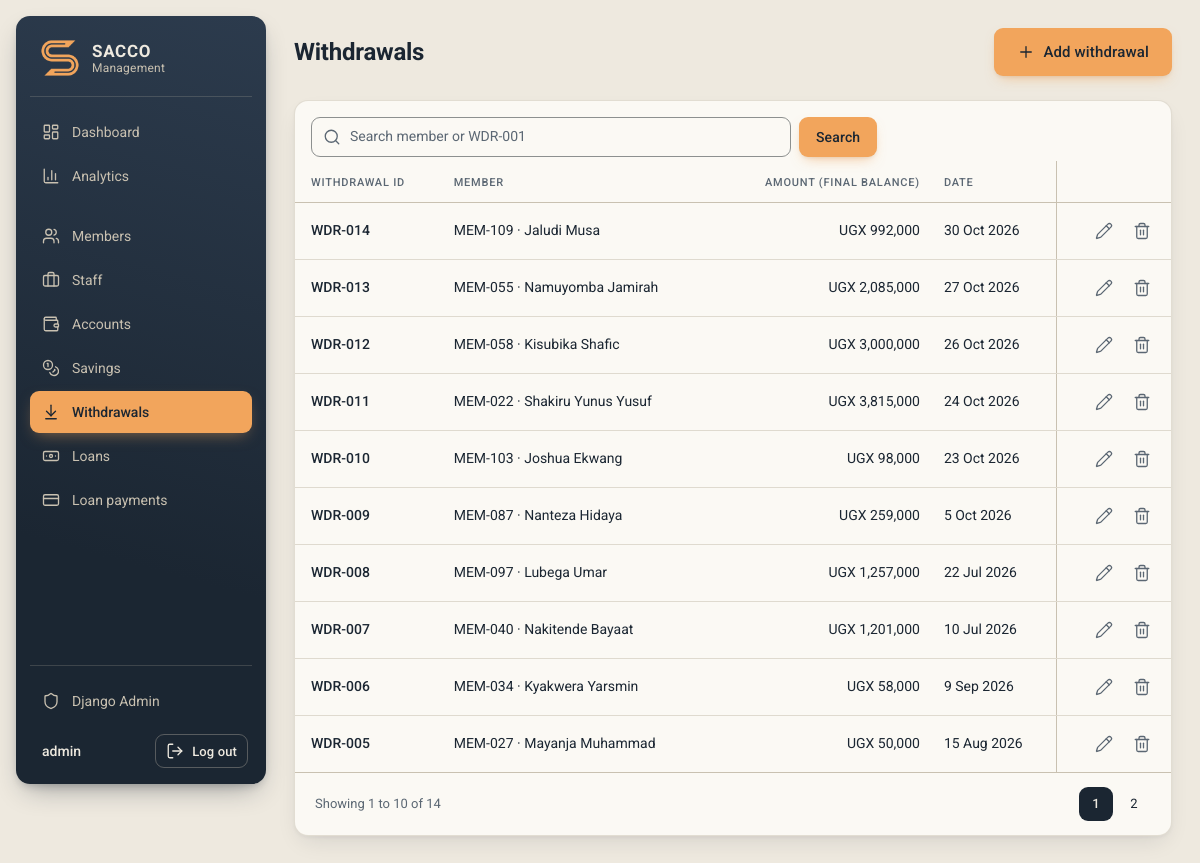
Page /withdrawals/ (signed in) on the committed database.
### withdrawals/models.py (models this page shows)
class Withdrawal(CodedModel):
    code_prefix = "WDR"
    member = models.ForeignKey(Member, on_delete=models.CASCADE)
    amount = models.PositiveBigIntegerField(validators=[MinValueValidator(1)])
    date = models.DateField()

### members/models.py (models this page shows)
class Member(CodedModel):
    code_prefix = "MEM"
    GENDER_CHOICES = [("M", "Male"), ("F", "Female")]
    first_name = models.CharField(max_length=100)
    last_name = models.CharField(max_length=100)
    contact = models.CharField(max_length=20)
    address = models.CharField(max_length=255)
    email = models.EmailField()
    gender = models.CharField(max_length=1, choices=GENDER_CHOICES)
    @property
    def full_name(self):
        return f"{self.first_name} {self.last_name}"
    def __str__(self):
        return f"{self.code} · {self.full_name}"

### withdrawals/views.py (the view, shortened to what this page needs)
# urls.py: path("withdrawals/", views.withdrawal_list, name="withdrawal_list"),
@login_required
def withdrawal_list(request):
    withdrawals = Withdrawal.objects.select_related("member").order_by("-id")
    q = request.GET.get("q", "").strip()
    page_obj = Paginator(withdrawals, 10).get_page(request.GET.get("page"))
    context = {
        "object_list": page_obj.object_list,
        "page_obj": page_obj,
        "q": q,
        "search_hint": "Search member or WDR-001",
        "page_title": "Withdrawals",
        "add_label": "Add withdrawal",
        "add_url": reverse("withdrawal_add"),
    }
    return render(request, "withdrawals/withdrawal_list.html", context)

### core/models.py (called while the page is built)
    @property
    def code(self):
        return f"{self.code_prefix}-{self.pk:03d}"

### core/templatetags/sacco.py (called while the page is built)
@register.filter
def ugx(value):
    return f"UGX {value or 0:,}"

### templates/withdrawals/withdrawal_list.html (shortened to what this page needs)
{% extends "base.html" %}
{% load sacco %}
{% block page_title %}{{ page_title }}{% endblock %}
{% block actions %}
  <button type="button" class="btn btn-primary btn-lg" data-modal-url="{{ add_url }}"><i data-lucide="plus" aria-hidden="true"></i>{{ add_label }}</button>
{% endblock %}
{% block content %}
  <section class="card">
    {% include "partials/_search.html" %}
    <div class="table-wrap">
      <table class="table">
        <thead>
          <tr>
            <th scope="col">Withdrawal ID</th>
            <th scope="col">Member</th>
            <th scope="col" class="num">Amount (final balance)</th>
            <th scope="col">Date</th>
            <th scope="col" class="col-actions" aria-label="Actions"></th>
          </tr>
        </thead>
        <tbody>
          {% for withdrawal in object_list %}
            <tr>
              <td class="code">{{ withdrawal.code }}</td>
              <td>{{ withdrawal.member }}</td>
              <td class="num">{{ withdrawal.amount|ugx }}</td>
              <td>{{ withdrawal.date|date:"j M Y" }}</td>
              <td class="col-actions">{% url 'withdrawal_edit' withdrawal.pk as edit_url %}{% url 'withdrawal_delete' withdrawal.pk as delete_url %}{% include "partials/_row_actions.html" %}</td>
            </tr>
          {% empty %}
            <tr><td class="table-empty" colspan="5">{% if q %}No withdrawals match "{{ q }}".{% else %}No withdrawals yet.{% endif %}</td></tr>
          {% endfor %}
        </tbody>
      </table>
    </div>
    {% include "partials/_pagination.html" with page_obj=page_obj %}
  </section>
{% endblock %}

### templates/partials/_sidebar.html (shortened to what this page needs)
{% load static %}<aside class="sidebar">
  <a class="brand" href="/">
    <img class="brand-logo" src="{% static 'img/logo.png' %}" alt="" width="40" height="40">
    <span class="brand-text">SACCO<small>Management</small></span>
  </a>
  <nav class="nav" aria-label="Main">
    <a class="nav-link" href="/"{% if request.path == "/" %} aria-current="page"{% endif %}>
      <i data-lucide="layout-dashboard" aria-hidden="true"></i>Dashboard
    </a>
    <a class="nav-link" href="/analytics/"{% if request.path == "/analytics/" %} aria-current="page"{% endif %}>
      <i data-lucide="chart-column" aria-hidden="true"></i>Analytics
    </a>
    <ul class="nav-list">
      <li><a class="nav-link" href="/members/"{% if "/members/" in request.path %} aria-current="page"{% endif %}><i data-lucide="users" aria-hidden="true"></i>Members</a></li>
      <li><a class="nav-link" href="/staff/"{% if "/staff/" in request.path %} aria-current="page"{% endif %}><i data-lucide="briefcase" aria-hidden="true"></i>Staff</a></li>
      <li><a class="nav-link" href="/accounts/"{% if "/accounts/" in request.path %} aria-current="page"{% endif %}><i data-lucide="wallet" aria-hidden="true"></i>Accounts</a></li>
      <li><a class="nav-link" href="/savings/"{% if "/savings/" in request.path %} aria-current="page"{% endif %}><i data-lucide="coins" aria-hidden="true"></i>Savings</a></li>
      <li><a class="nav-link" href="/withdrawals/"{% if "/withdrawals/" in request.path %} aria-current="page"{% endif %}><i data-lucide="arrow-down-to-line" aria-hidden="true"></i>Withdrawals</a></li>
      <li><a class="nav-link" href="/loans/"{% if "/loans/" in request.path %} aria-current="page"{% endif %}><i data-lucide="banknote" aria-hidden="true"></i>Loans</a></li>
      <li><a class="nav-link" href="/loan-payments/"{% if "/loan-payments/" in request.path %} aria-current="page"{% endif %}><i data-lucide="credit-card" aria-hidden="true"></i>Loan payments</a></li>
    </ul>
    {% if user.is_staff %}
    <div class="nav-bottom">
      <a class="nav-link" href="/admin/"><i data-lucide="shield" aria-hidden="true"></i>Django Admin</a>
    </div>
    {% endif %}
  </nav>
  <div class="user">
    <span class="user-name" title="{{ user.get_username }}">{{ user.get_username }}</span>
    <form method="post" action="/logout/">
      <button type="submit" class="btn btn-sidebar"><i data-lucide="log-out" aria-hidden="true"></i>Log out</button>
    </form>
  </div>
</aside>

### templates/partials/_row_actions.html
<div class="row-actions">
  <button type="button" class="icon-btn" data-modal-url="{{ edit_url }}" aria-label="Edit"><i data-lucide="pencil" aria-hidden="true"></i></button>
  <button type="button" class="icon-btn icon-btn-danger" data-modal-url="{{ delete_url }}" aria-label="Delete"><i data-lucide="trash-2" aria-hidden="true"></i></button>
</div>

### rows in the picture
Withdrawal: code "WDR-014", member "MEM-109 · Jaludi Musa", amount|ugx "UGX 992,000", date "30 Oct 2026"
Withdrawal: code "WDR-013", member "MEM-055 · Namuyomba Jamirah", amount|ugx "UGX 2,085,000", date "27 Oct 2026"
Withdrawal: code "WDR-012", member "MEM-058 · Kisubika Shafic", amount|ugx "UGX 3,000,000", date "26 Oct 2026"
Withdrawal: code "WDR-011", member "MEM-022 · Shakiru Yunus Yusuf", amount|ugx "UGX 3,815,000", date "24 Oct 2026"
Withdrawal: code "WDR-010", member "MEM-103 · Joshua Ekwang", amount|ugx "UGX 98,000", date "23 Oct 2026"
Withdrawal: code "WDR-009", member "MEM-087 · Nanteza Hidaya", amount|ugx "UGX 259,000", date "5 Oct 2026"
Withdrawal: code "WDR-008", member "MEM-097 · Lubega Umar", amount|ugx "UGX 1,257,000", date "22 Jul 2026"
Withdrawal: code "WDR-007", member "MEM-040 · Nakitende Bayaat", amount|ugx "UGX 1,201,000", date "10 Jul 2026"
Withdrawal: code "WDR-006", member "MEM-034 · Kyakwera Yarsmin", amount|ugx "UGX 58,000", date "9 Sep 2026"
Withdrawal: code "WDR-005", member "MEM-027 · Mayanja Muhammad", amount|ugx "UGX 50,000", date "15 Aug 2026"

### other values in the picture
{{ user.get_username }} "admin"
{{ page_title }} "Withdrawals"
{{ add_label }} "Add withdrawal"
{{ page_obj.start_index }} "1"
{{ page_obj.end_index }} "10"
{{ page_obj.paginator.count }} "14"
{{ number }} "1" "2"
